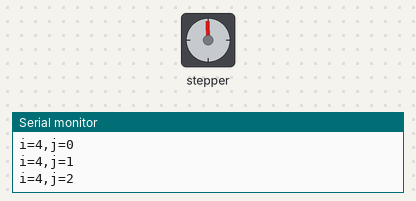
This sketch was run on a simulated Arduino Uno, built with avr-gcc and run on an emulated ATmega328P. Parts: stepper motor, the last lines printed to the serial monitor. Wiring (inferred from the names in the program): stepper motor driver (200 steps per turn assumed): step pin 5; direction pin 4.

Above: at 0.15 s.
At 10.07 s:
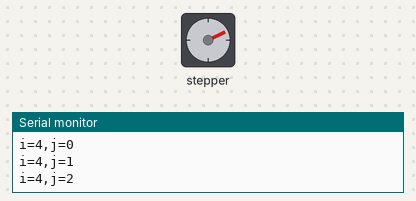
At 19.99 s:
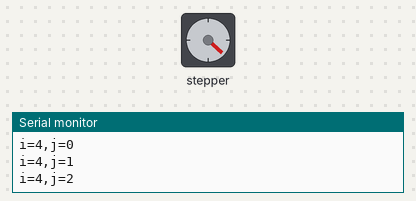
At 39.83 s:
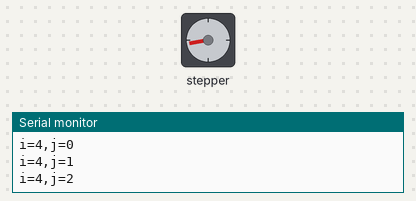
Timing chart, 0 to 40.0 s (numbered marks = the images above):
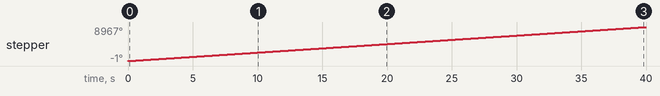

The sketch:

nema17-motor2.ino
```cpp
/*Программа для вращения шагового мотора NEMA 17, серии 17HS4402 + драйвер A4988. В программе попеременно сменяются режимы шага: полношаговый, 1/2, 1/4, 1/8, 1/16 шага, при каждом из них мотор совершает оборот на 200 шагов в одну сторону, потом в другую*/
/*целочисленная константа, хранящая номер цифрового контакта Arduino, который подаёт сигнал Step на драйвер. Каждый импульс от этого контакта — это перемещение мотора на один шаг*/
const int pinStep = 5;
/*целочисленная константа, хранящая номер цифрового контакта Arduino, который подаёт сигнал Direction на драйвер. Наличие импульса - мотор вращается в одну сторону, отсутствие - в другую*/
const int pinDir = 4;

//временная задержка между шагами мотора в мс
const int move_delay = 4;

//шагов на полный оборот
const int steps_rotate_360 = 3600; // 200

/*контакты на драйвере, задающие режим шага мотора - MS1, MS2, MS3*/
int StepModePins[3] = {8, 7, 6};

//размер массива StepModePins
const int StepModePinsCount = 3;

/*Массив, хранящий состояния контактов MS1, MS2, MS3 драйвера, при которых задаются разные режимы вращения: полношаговый, 1/2, 1/4, 1/8, 1/16я шага*/
bool StepMode[5][3] = {
  { 0, 0, 0},
  { 1, 0, 0},
  { 0, 1, 0},
  { 1, 1, 0},
  { 1, 1, 1} };

//размер массива StepMode
const int StepModeSize = 5;

/*Функция, в которой происходит инициализация всех переменных программы*/
void setup()
{

  Serial.begin(9600);
/*задаём контактам Step и Direction режим вывода, то есть они выдают напряжение*/
  pinMode(pinStep, OUTPUT);
  pinMode(pinDir, OUTPUT);

  for(int i = 0; i < StepModePinsCount; i++)
  {
    pinMode(StepModePins[i], OUTPUT);
  }

//устанавливаем начальный режим
  digitalWrite(pinStep, HIGH);
  digitalWrite(pinDir, LOW);
}

/*Функция-цикл в которой задаётся поведение программы*/
void loop()

{

//  digitalWrite(StepModePins[2], StepMode[4][2] == 1 ? HIGH : LOW);
// digitalWrite(StepModePins[j], StepMode[i][j] == 1 ? HIGH : LOW);
{
  for(int i = 4; i < StepModeSize; i++) //i=0
  {
    for(int j = 0; j < StepModePinsCount; j++)
    {
      digitalWrite(StepModePins[j], StepMode[i][j] == 1 ? HIGH : LOW);
      Serial.print("i=");
      Serial.print(i);
      Serial.print(",j=");
      Serial.println(j);
    }

//вращаем мотор в одну сторону, затем в другую
    MakeRoundRotation();
  }}

}

/*функция, в которой мотор совершает 200 шагов в одном направлении, затем 200 в обратном*/
void MakeRoundRotation()
{
//устанавливаем направление вращения
  digitalWrite(pinDir, HIGH);

  for(int i = 0; i < steps_rotate_360; i++)
  {
    digitalWrite(pinStep, HIGH);
    delay(move_delay);
    digitalWrite(pinStep, LOW);
    delay(move_delay);
  }

  delay(move_delay*10);

//устанавливаем направление вращения обратное
 /* digitalWrite(pinDir, LOW);

  for(int i = 0; i < steps_rotate_360; i++)
  {
    digitalWrite(pinStep, HIGH);
    delay(move_delay);
    digitalWrite(pinStep, LOW);
    delay(move_delay);
  }

  delay(move_delay*10);
  */
}
```
